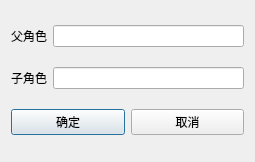
<?xml version="1.0" encoding="UTF-8"?>
<ui version="4.0">
 <class>RHCreate</class>
 <widget class="QDialog" name="RHCreate">
  <property name="geometry">
   <rect>
    <x>0</x>
    <y>0</y>
    <width>255</width>
    <height>162</height>
   </rect>
  </property>
  <property name="windowTitle">
   <string>Dialog</string>
  </property>
  <layout class="QVBoxLayout" name="verticalLayout">
   <item>
    <layout class="QHBoxLayout" name="horizontalLayout">
     <item>
      <widget class="QLabel" name="label">
       <property name="text">
        <string>父角色</string>
       </property>
      </widget>
     </item>
     <item>
      <widget class="QLineEdit" name="role1Edit"/>
     </item>
    </layout>
   </item>
   <item>
    <layout class="QHBoxLayout" name="horizontalLayout_3">
     <item>
      <widget class="QLabel" name="label_2">
       <property name="text">
        <string>子角色</string>
       </property>
      </widget>
     </item>
     <item>
      <widget class="QLineEdit" name="role2Edit"/>
     </item>
    </layout>
   </item>
   <item>
    <layout class="QHBoxLayout" name="horizontalLayout_2">
     <item>
      <widget class="QPushButton" name="yesButton">
       <property name="text">
        <string>确定</string>
       </property>
      </widget>
     </item>
     <item>
      <widget class="QPushButton" name="closeButton">
       <property name="text">
        <string>取消</string>
       </property>
      </widget>
     </item>
    </layout>
   </item>
  </layout>
 </widget>
 <resources/>
 <connections/>
</ui>
